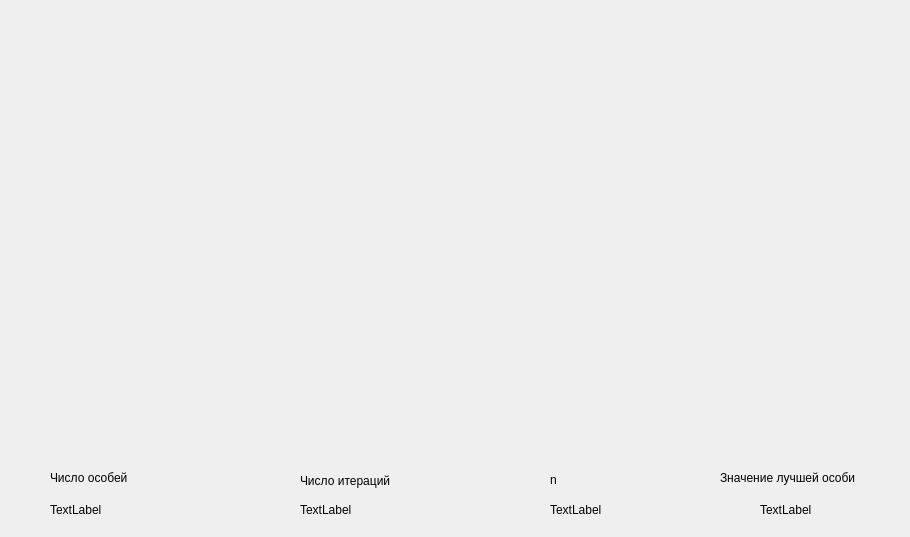
<?xml version="1.0" encoding="UTF-8"?>
<ui version="4.0">
 <class>Widget</class>
 <widget class="QWidget" name="Widget">
  <property name="geometry">
   <rect>
    <x>0</x>
    <y>0</y>
    <width>910</width>
    <height>537</height>
   </rect>
  </property>
  <property name="windowTitle">
   <string>Widget</string>
  </property>
  <widget class="QCustomPlot" name="widget" native="true">
   <property name="geometry">
    <rect>
     <x>10</x>
     <y>10</y>
     <width>831</width>
     <height>451</height>
    </rect>
   </property>
   <property name="sizePolicy">
    <sizepolicy hsizetype="MinimumExpanding" vsizetype="MinimumExpanding">
     <horstretch>0</horstretch>
     <verstretch>0</verstretch>
    </sizepolicy>
   </property>
  </widget>
  <widget class="QLabel" name="label">
   <property name="geometry">
    <rect>
     <x>50</x>
     <y>470</y>
     <width>101</width>
     <height>16</height>
    </rect>
   </property>
   <property name="text">
    <string>Число особей </string>
   </property>
  </widget>
  <widget class="QLabel" name="label_2">
   <property name="geometry">
    <rect>
     <x>300</x>
     <y>470</y>
     <width>121</width>
     <height>21</height>
    </rect>
   </property>
   <property name="text">
    <string>Число итераций</string>
   </property>
  </widget>
  <widget class="QLabel" name="label_3">
   <property name="geometry">
    <rect>
     <x>550</x>
     <y>470</y>
     <width>63</width>
     <height>19</height>
    </rect>
   </property>
   <property name="text">
    <string>n</string>
   </property>
  </widget>
  <widget class="QLabel" name="label_4">
   <property name="geometry">
    <rect>
     <x>50</x>
     <y>500</y>
     <width>63</width>
     <height>19</height>
    </rect>
   </property>
   <property name="text">
    <string>TextLabel</string>
   </property>
  </widget>
  <widget class="QLabel" name="label_5">
   <property name="geometry">
    <rect>
     <x>300</x>
     <y>500</y>
     <width>63</width>
     <height>19</height>
    </rect>
   </property>
   <property name="text">
    <string>TextLabel</string>
   </property>
  </widget>
  <widget class="QLabel" name="label_6">
   <property name="geometry">
    <rect>
     <x>550</x>
     <y>500</y>
     <width>63</width>
     <height>19</height>
    </rect>
   </property>
   <property name="text">
    <string>TextLabel</string>
   </property>
  </widget>
  <widget class="QLabel" name="label_7">
   <property name="geometry">
    <rect>
     <x>720</x>
     <y>470</y>
     <width>181</width>
     <height>16</height>
    </rect>
   </property>
   <property name="text">
    <string>Значение лучшей особи</string>
   </property>
  </widget>
  <widget class="QLabel" name="label_8">
   <property name="geometry">
    <rect>
     <x>760</x>
     <y>500</y>
     <width>63</width>
     <height>19</height>
    </rect>
   </property>
   <property name="text">
    <string>TextLabel</string>
   </property>
  </widget>
 </widget>
 <layoutdefault spacing="6" margin="11"/>
 <customwidgets>
  <customwidget>
   <class>QCustomPlot</class>
   <extends>QWidget</extends>
   <header>qcustomplot.h</header>
   <container>1</container>
  </customwidget>
 </customwidgets>
 <resources/>
 <connections/>
</ui>
